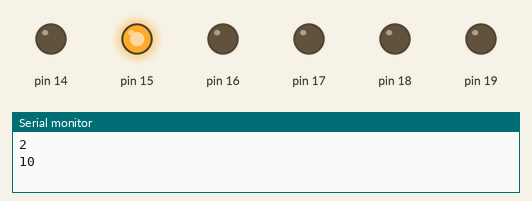
Recording of a sketch running on a simulated Arduino Uno, built with avr-gcc and run on an emulated ATmega328P. Parts: output pins drawn as LEDs (lit = HIGH), the last lines printed to the serial monitor.

Above: at 0.05 s.
At 0.55 s:
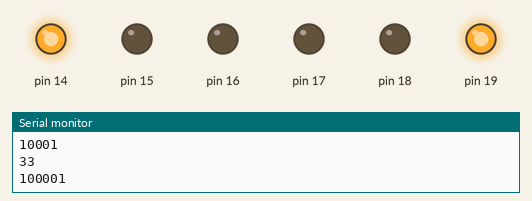
At 0.75 s:
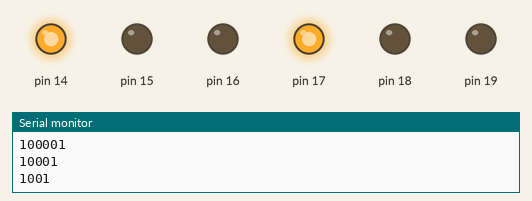
At 1.45 s:
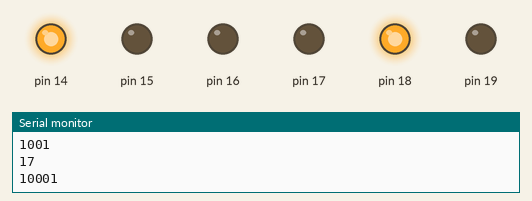
At 2.16 s:
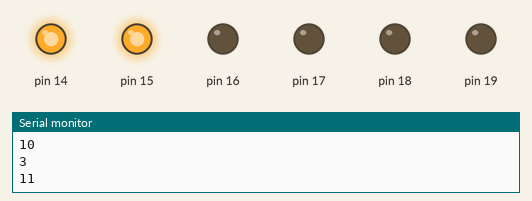
At 2.86 s:
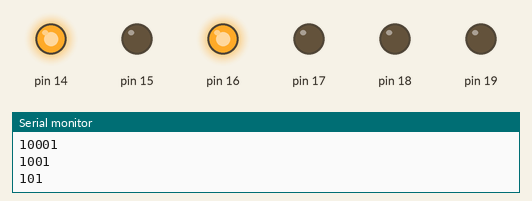
Timing chart, 0 to 3.2 s (numbered marks = the images above):
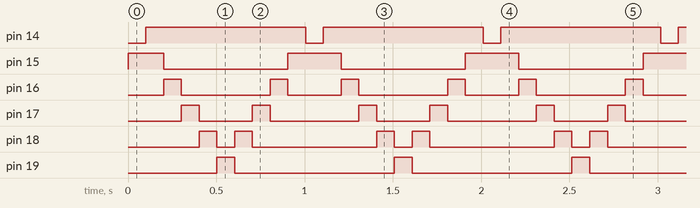

The sketch:

eigthProject_v2.ino
```cpp
void setup()
{
  DDRC = B00111111;
  Serial.begin(9600);
}

void loop()
{
  for(int i = 0; i < 6; i++)
  {
    byte output = byte(pow(2,i))+1;
    PORTC = output;
    Serial.println(output);
    Serial.println(output,BIN);
    delay(100);
  }
  for(int i = 4; i > 0; i--)
  {
    byte output = byte(pow(2,i))+1;
    PORTC = output;
    Serial.println(output,BIN);
    delay(100);
  }
}
```

Measured:
- by itself, pin 14: alternates HIGH for 0.91 s and LOW for 0.10 s
- by itself, pin 15: repeats every 1.0 s: LOW 0.70 s, HIGH 0.30 s
- by itself, pin 16: repeats every 1.0 s: LOW 0.50 s, HIGH 0.10 s, LOW 0.30 s, HIGH 0.10 s
- by itself, pin 17: repeats every 1.0 s: LOW 0.30 s, HIGH 0.10 s, LOW 0.50 s, HIGH 0.10 s
- by itself, pin 18: repeats every 1.0 s: LOW 0.10 s, HIGH 0.10 s, LOW 0.70 s, HIGH 0.10 s
- by itself, pin 19: alternates HIGH for 0.10 s and LOW for 0.90 s
